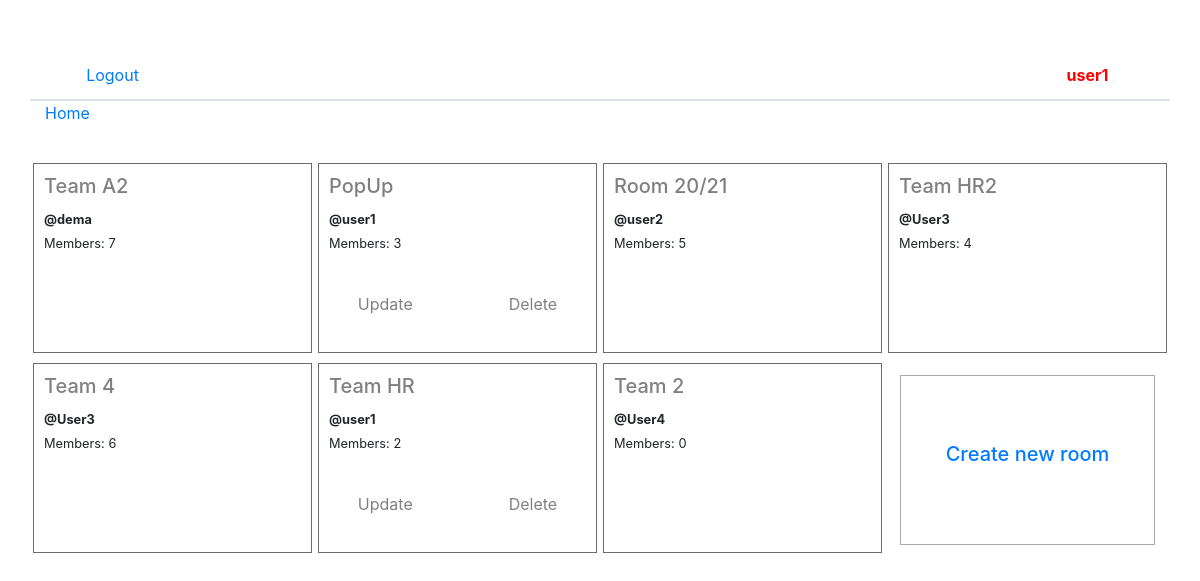
Screenshot of / (signed in) with the database file from the repository.
### base/models.py (models this page shows, shortened)
class Room(models.Model):
    host = models.ForeignKey(User, on_delete=models.SET_NULL, null=True)
    topic = models.ForeignKey(Topic, on_delete=models.SET_NULL, null=True)
    name = models.CharField(max_length=200)
    description = models.TextField(null=True, blank=True)
    participants = models.ManyToManyField(User, related_name='participants')
    updated = models.DateTimeField(auto_now=True)
    createed = models.DateTimeField(auto_now_add=True)
    class Meta:
        ordering = ['-updated', '-createed']

### base/views.py (the view)
# urls.py: path('', views.home, name='home'),
def home(request):
    form = RoomForm()
    data = Task.objects.all()
    if request.method == 'POST':
        form = RoomForm(request.POST)
        if form.is_valid():
            form.save()
            return redirect('home') #name in the URLs
    topics = Topic.objects.all()
    rooms = Room.objects.all()
    context = {'rooms': rooms, 'topics': topics, 'form': form, 'data': data}
    return render(request, 'base/home.html', context)

### base/models.py (called while the page is built)
    def __str__(self):
        return self.name

### base/templates/base/home.html (shortened to what this page needs)
{% extends 'main.html' %}
{% load static %}
{% load crispy_forms_tags %}
{% block content %}
<div class="container">
    <div class="row">
        {% for room in rooms %}
        <div class="col-lg-3 col-md-6" style="height: 200px; padding: 3px; ">
            <div id="aaa" class=" justify-content-center" style="width: 100%; height: 98%; padding: 10px; background-color: white;">
                <div class="row">
                    <div class="col-12 d-flex align-items-center">
                        <div>
                            <h5><a style="color: grey;" href="{% url 'rooms' room.id %}">{{room.name}}</a></h5>
                            <small style="font-weight: bold;">@{{room.host}}</small>
                            <div class="justify-content-end">
                                <small>Members: {{room.participants.count}}</small>
                            </div>
                        </div>
                    </div>
                    {% if request.user == room.host %}
                    <div class="col-12  d-flex flex-row justify-content-center align-items-center" style="height: 100px;">
                        <div>
                            <medium class="mr-5 mt-4"><a style="color: grey;" href="{% url 'update-room' room.id %}">Update</a></medium>
                        </div>
                        <div>
                            <medium class="ml-5 mt-4"><a style="color: grey;"href="{% url 'delete-room' room.id %}">Delete</a></medium>
                        </div>
                    </div>
                    {% endif %}
                </div>
            </div>
        </div>
        {% endfor %}
        <div class="col-lg-3 col-md-6" style="height: 200px; padding: 15px;">
            <div class="d-flex justify-content-center" style="padding: 18px; height: 100%; top: 60%;background-color: white; border: 1px solid #A9A9A9;">
                 <h5 class="mt-5"><a href="" data-toggle="modal" data-target="#modalCreateRoom">Create new room</a></h5>
            </div>
        </div>
    </div>
</div>
{% endblock content %}

### templates/main.html (shortened to what this page needs)
{% load static %}
<!DOCTYPE html>
<html lang="en">
<head>
        <link rel="stylesheet" href="https://stackpath.bootstrapcdn.com/bootstrap/4.1.3/css/bootstrap.min.css">
        <link rel="stylesheet" type="text/css" href="{% static 'css/style.css' %}">
</head>
<body style="background-color: white;">
  <div class="container">
      <div class="row">
          <div class="col-12" style="height: 50px; padding: 0px;">
              <div class="row">
                  <div class="col-2" style="height: 50px;"></div>
                  <div class="col-10" style="height: 50px;"></div>
              </div>
          </div>
          <div class="col-12 border-bottom" style="height: 50px; padding: 0px;">
              <div class="row">
                    <div class="col-2 d-flex flex-row justify-content-center align-items-center" style="height: 50px;">
                        {% if request.user.is_authenticated %}
                            <a href="{% url 'logout' %}">Logout</a>
                        {% else %}
                            <a href="{% url 'login' %}">Login</a>
                        {% endif %}
                    </div>
                    <div class="col-8" style="height: 50px;"></div>
                    <div class="col-2 d-flex flex-row justify-content-center align-items-center" style="height: 50px;">
                        {% if request.user.is_authenticated %}
                            <div>
                                <a href="{% url 'userinfo' request.user.id %}"><medium style="font-weight: bold; color: red;">{{ request.user }}</medium></a>
                            </div>
                        {% endif %}
                    </div>
              </div>
          </div>
          <div class="container">
              <div class="row">
                  <div class="col-12" style="height: 20px;">
                      <div class="row">
                           <div class="col-1 border-top" style="height: 20px;">
                               <a href="{% url 'home' %}">Home</a>
                           </div>
                           <div class="col-11 border-top" style="height: 20px;"></div>
                      </div>
                  </div>
                  <div class="col-12" style="height: 20px;"></div>
                  <div class="col-12" style="height: 20px;"></div>
              </div>
          </div>
      </div>
  </div>
  {% block content %}
  {% endblock content %}
</body>
</html>

### static/css/style.css (style rules this page uses)
#aaa { border: 1px solid #6B6B6B; }

### rows the page displays
Room: name "Team A2", host "dema", participants.count "7"
Room: name "PopUp", host "user1", participants.count "3", shows "Update"
Room: name "Room 20/21", host "user2", participants.count "5"
Room: name "Team HR2", host "User3", participants.count "4"
Room: name "Team 4", host "User3", participants.count "6"
Room: name "Team HR", host "user1", participants.count "2", shows "Update"
Room: name "Team 2", host "User4", participants.count "0"

### other values shown
{{ request.user }} "user1"
